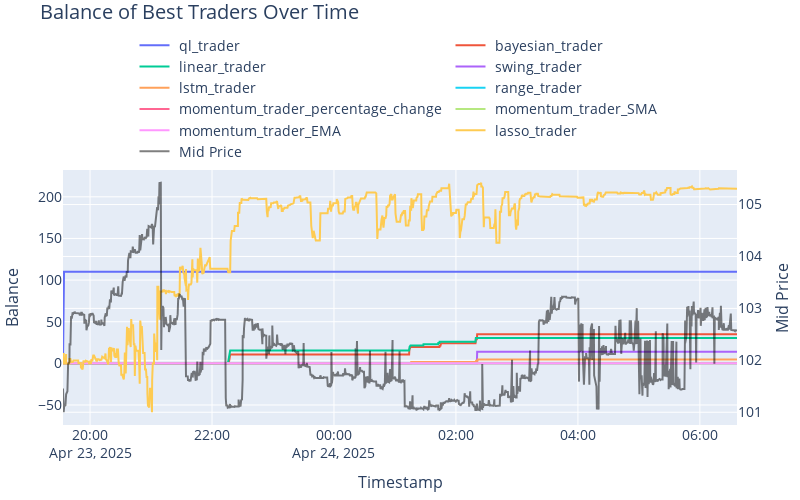

Write notebook code for a chart like this one.
### Markdown cell above
## Step 4: Visualize Top Traders
- Generate an interactive plot to visualize the performance of the top traders.

### Code cell
plot_best_traders_interactive(users, timestamps, mid_prices, top_n, censor=False)

### Figure 1 — Plotly figure (JSON) as saved in the notebook; plotly's stock layout.template omitted (floating-point values rounded to 4 significant figures; data arrays with more than 128 entries replaced by an {"elided": "..."} marker saying what was removed)
{"data": [{"mode": "lines", "name": "<b style=\"color:sandybrown\"></b> ql_trader <i style=\"color:#fc9944\">", "uid": "310f67c9-e7b9-4014-9046-723a8b07d4bb", "x": {"elided": "1000 str values"}, "y": {"elided": "1000 float values"}, "yaxis": "y", "type": "scatter"}, {"mode": "lines", "name": "<b style=\"color:sandybrown\"></b> bayesian_trader <i style=\"color:#fc9944\">", "uid": "9ee3b712-9327-4f2c-a9c5-16ff3598844d", "x": {"elided": "1000 str values"}, "y": {"elided": "1000 float values"}, "yaxis": "y", "type": "scatter"}, {"mode": "lines", "name": "<b style=\"color:sandybrown\"></b> linear_trader <i style=\"color:#fc9944\">", "uid": "fdcf336d-7686-482d-868b-7feb06ad9f83", "x": {"elided": "1000 str values"}, "y": {"elided": "1000 float values"}, "yaxis": "y", "type": "scatter"}, {"mode": "lines", "name": "<b style=\"color:sandybrown\"></b> swing_trader <i style=\"color:#fc9944\">", "uid": "0a0c7cf5-3812-4291-b8aa-c47096b79401", "x": {"elided": "1000 str values"}, "y": {"elided": "1000 float values"}, "yaxis": "y", "type": "scatter"}, {"mode": "lines", "name": "<b style=\"color:sandybrown\"></b> lstm_trader <i style=\"color:#fc9944\">", "uid": "8e4f3c66-3899-4872-bd40-23d25963fc88", "x": {"elided": "1000 str values"}, "y": {"elided": "1000 float values"}, "yaxis": "y", "type": "scatter"}, {"mode": "lines", "name": "<b style=\"color:sandybrown\"></b> range_trader <i style=\"color:#fc9944\">", "uid": "91f950bc-ab6d-4dc2-99fb-c9958f986442", "x": {"elided": "1000 str values"}, "y": {"elided": "1000 float values"}, "yaxis": "y", "type": "scatter"}, {"mode": "lines", "name": "<b style=\"color:sandybrown\"></b> momentum_trader_percentage_change <i style=\"color:#fc9944\">", "uid": "dbf2ca25-8a7a-4800-84a0-87f1007bc690", "x": {"elided": "1000 str values"}, "y": {"elided": "1000 float values"}, "yaxis": "y", "type": "scatter"}, {"mode": "lines", "name": "<b style=\"color:sandybrown\"></b> momentum_trader_SMA <i style=\"color:#fc9944\">", "uid": "405ac908-00c6-485b-8e80-076e458b08c5", "x": {"elided": "1000 str values"}, "y": {"elided": "1000 float values"}, "yaxis": "y", "type": "scatter"}, {"mode": "lines", "name": "<b style=\"color:sandybrown\"></b> momentum_trader_EMA <i style=\"color:#fc9944\">", "uid": "82928f43-9697-4951-a57b-3bc912c7a874", "x": {"elided": "1000 str values"}, "y": {"elided": "1000 float values"}, "yaxis": "y", "type": "scatter"}, {"mode": "lines", "name": "<b style=\"color:sandybrown\"></b> lasso_trader <i style=\"color:#fc9944\">", "uid": "f0a5ca84-a410-4733-aa45-f7d56734e647", "x": {"elided": "1000 str values"}, "y": {"elided": "1000 float values"}, "yaxis": "y", "type": "scatter"}, {"line": {"color": "black"}, "mode": "lines", "name": "<b style=\"color:sandybrown\"></b> Mid Price <i style=\"color:#fc9944\">", "opacity": 0.5, "uid": "97eb9d5d-6e87-4a22-b214-7a6ab7502e16", "x": {"elided": "1000 str values"}, "y": {"elided": "1000 float values"}, "yaxis": "y2", "type": "scatter"}], "layout": {"title": {"pad": {"t": 5}, "text": "Balance of Best Traders Over Time", "y": 1, "font": {"size": 20}}, "yaxis": {"title": {"text": "Balance", "font": {"size": 16}}, "side": "left", "tickfont": {"size": 14}}, "yaxis2": {"title": {"text": "Mid Price", "font": {"size": 16}}, "overlaying": "y", "side": "right", "tickfont": {"size": 14}}, "legend": {"orientation": "h", "x": 0.5, "y": 1.55, "xanchor": "center", "font": {"size": 14}}, "margin": {"l": 50, "r": 50, "t": 170, "b": 50}, "xaxis": {"title": {"text": "Timestamp", "font": {"size": 16}}, "tickfont": {"size": 14}}, "height": 500, "width": 800}}
